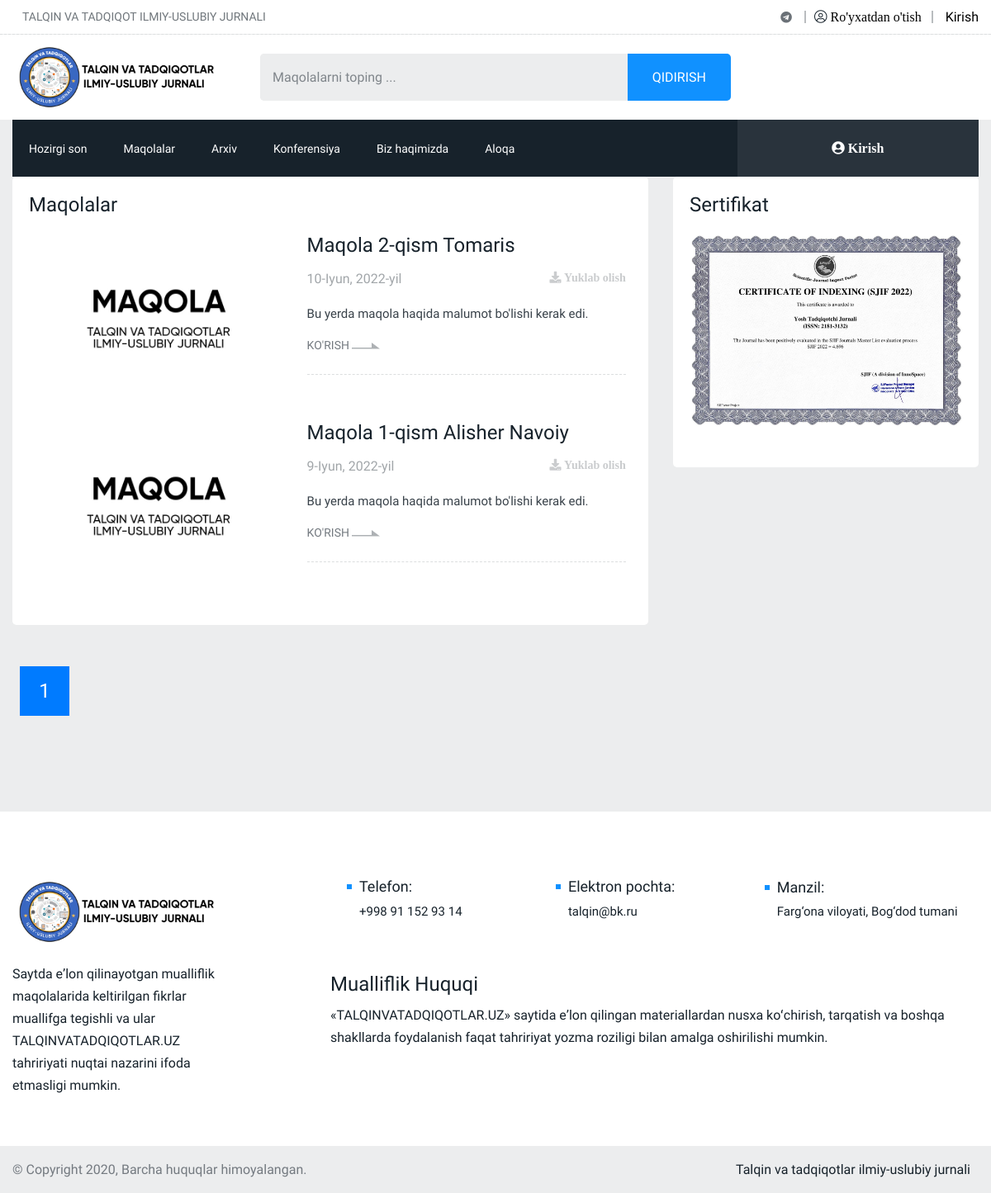
/maqolalar/, run on the app's committed database.
### home/models.py (models this page shows, shortened)
class Maqola(models.Model):
    title = models.TextField(max_length=500)
    description = models.TextField(max_length=500)
    image = models.ImageField(upload_to='images/maqola/', default='images/default/default.jpg',
                              db_column="Upload an Image", null=True, blank=True)
    pdf_file = models.FileField(upload_to='pdf/maqola/')
    create_time = models.TimeField(auto_now=True)
    create_date = models.DateField(auto_now=True)
    class Meta:
        verbose_name = 'Maqola'
        verbose_name_plural = 'Maqola'
    def image_tag(self):
        return mark_safe('<img src="{}" height="50">'.format(self.image.url))
    image_tag.short_description = 'Image'

class Certificate(models.Model):
    title = models.CharField(max_length=300, default='Sertifikat', blank=True, null=True)
    image = models.ImageField(upload_to='images/certificate/', blank=True, null=True)
    class Meta:
        verbose_name = 'Sertifikat'
        verbose_name_plural = 'Sertifikat'

### home/views.py (the view)
# urls.py: path('maqolalar/', views.maqolalar, name='maqolalar'),
def maqolalar(request):
    maqola_m = Maqola.objects.all().order_by('-id')
    certificate = Certificate.objects.all().order_by('-id')[:1]
    information = Information.objects.all().order_by('id')[:5]
    p = Paginator(maqola_m, 10)
    page_number = request.GET.get('page')
    page_obj = p.get_page(page_number)
    context = {
        'maqola_m': maqola_m,
        'certificate': certificate,
        'information': information,
        'page_obj': page_obj,
    }
    return render(request, 'maqolalar/base.html', context)

### home/context.py (called while the page is built)
def components(request):
    maqola_all = Maqola.objects.all().order_by('-id')
    certificate = Certificate.objects.all().order_by('-id')[:1]
    information = Information.objects.all().order_by('id')[:5]
    indexing = Indexing.objects.all().order_by('id')[:15]
    context = {
        'maqola_all': maqola_all,
        'certificate': certificate,
        'information': information,
        'indexing': indexing,
    }
    return context

### home/templates/maqolalar/base.html (shortened to what this page needs)
<!DOCTYPE html>
{% load static %}
<html lang="en">
<head>
    <link rel="stylesheet" href="{% static 'assets/css/plugins/bootstrap.min.css' %}">
    <link rel="stylesheet" href="{% static 'assets/css/plugins/animate.min.css' %}">
    <link rel="stylesheet" href="{% static 'assets/css/plugins/fontawesome.css' %}">
    <link rel="stylesheet" href="{% static 'assets/css/plugins/modal-video.min.css' %}">
    <link rel="stylesheet" href="{% static 'assets/css/plugins/owl.carousel.css' %}">
    <link rel="stylesheet" href="{% static 'assets/css/plugins/slick.css' %}">
    <link rel="stylesheet" href="{% static 'assets/css/plugins/stellarnav.css' %}">
    <link rel="stylesheet" href="{% static 'assets/css/theme.css' %}">
</head>
<body class="theme-3 theme3_bg">
{% block header %}{% include 'components/header.html' %}{% endblock %}
{% block index %}{% include 'maqolalar/maqolalar.html' %}{% endblock %}
{% block footer %}{% include 'components/footer.html' %}{% endblock %}
</body>
</html>

### home/templates/maqolalar/maqolalar.html (shortened to what this page needs)
{% load static %}
<div class="total3 mb30">
    <div class="container">
        <div class="row">
            <div class="col-md-12 col-lg-8">
                {% if maqola_m %}
                <div class="business3 padding20 white_bg border-radious5">
                    <h4 class="widget-title">Maqolalar</h4>
                    {% for rs in page_obj.object_list %}
                        <div class="single_post post_type12 type20">
                            <div class="post_img border-radious5">
                                <div class="img_wrap">
                                    <a href="{{ rs.pdf_file.url }}">
                                        <img src="{{ rs.image.url }}" alt="">
                                    </a>
                                </div>
                            </div>
                            <div class="single_post_text">
                                <h4><a href="{{ rs.pdf_file.url }}">{{ rs.title }}</a>
                                </h4>
                                <div class="row">
                                    <div class="col-6 align-self-center">
                                        <div class="meta_col">
                                            <p>{{ rs.create_date }}</p>
                                        </div>
                                    </div>
                                    <div class="col-6 text-right align-self-center">
                                        <ul class="meta_share inline">
                                            <li><a href="{{ rs.pdf_file.url }}" download="{{ rs.pdf_file }}"><i
                                                    class="fa fa-download" aria-hidden="true"> Yuklab olish</i></a></li>
                                        </ul>
                                    </div>
                                </div>
                                <p class="post-p">{{ rs.description }}</p>
                                <div class="space-10"></div>
                                <a href="{{ rs.pdf_file.url }}" class="readmore3">Ko'rish <img
                                        src="{% static 'assets/img/icon/arrow3.png' %}"
                                        alt=""></a>
                                <div class="space-10"></div>
                                <div class="border_black"></div>
                                <div class="space-15"></div>
                            </div>
                        </div>
                    {% endfor %}
                </div>
                <div class="cpagination v3 padding5050">
                    <nav aria-label="Page navigation example">
                        <ul class="pagination">
                            <li class="page-item active"><a class="page-link" href="?page{{ page_obj.number }}">{{ page_obj.number }}</a>
                            </li>
                        </ul>
                    </nav>
                </div>
                {% else %}
                <div class="business3 padding20 white_bg border-radious5">
                    <h4 class="widget-title">Xech narsa topilmadi!</h4>
                </div>
            {% endif %}
            </div>
            {% block sidebar %}{% include 'components/sidebar.html' %}{% endblock %}
        </div>
    </div>
</div>

### home/templates/components/sidebar.html (shortened to what this page needs)
{% load static %}
<div class="col-lg-4">
    <div class="row justify-content-center">
        <div class="col-md-6 col-lg-12">
            {% for rs in certificate %}
                <div class="finance mb30 white_bg border-radious5 padding20 sm-mt30 sert-glav">
                    <div class="heading">
                        <h3 class="widget-title">{{ rs.title }}</h3>
                    </div>
                    <div class="single_post mb30 type18 d-md-none d-lg-block">
                        <div class="post_img">
                            <div class="img_wrap">
                                <a href="#">
                                    <img src="{{ rs.image.url }}" alt="">
                                </a>
                            </div>
                        </div>
                    </div>
                </div>
            {% endfor %}
        </div>
    </div>
</div>

### data on the page
Maqola: image (placeholder picture), title "Maqola 2-qism Tomaris", create_date "10-Iyun, 2022-yil", description "Bu yerda maqola haqida malumot bo'lishi kerak edi."
Maqola: image (placeholder picture), title "Maqola 1-qism Alisher Navoiy", create_date "9-Iyun, 2022-yil", description "Bu yerda maqola haqida malumot bo'lishi kerak edi."
Certificate: title "Sertifikat", image (picture)

### other printed values
{{ page_obj.number }} "1"
